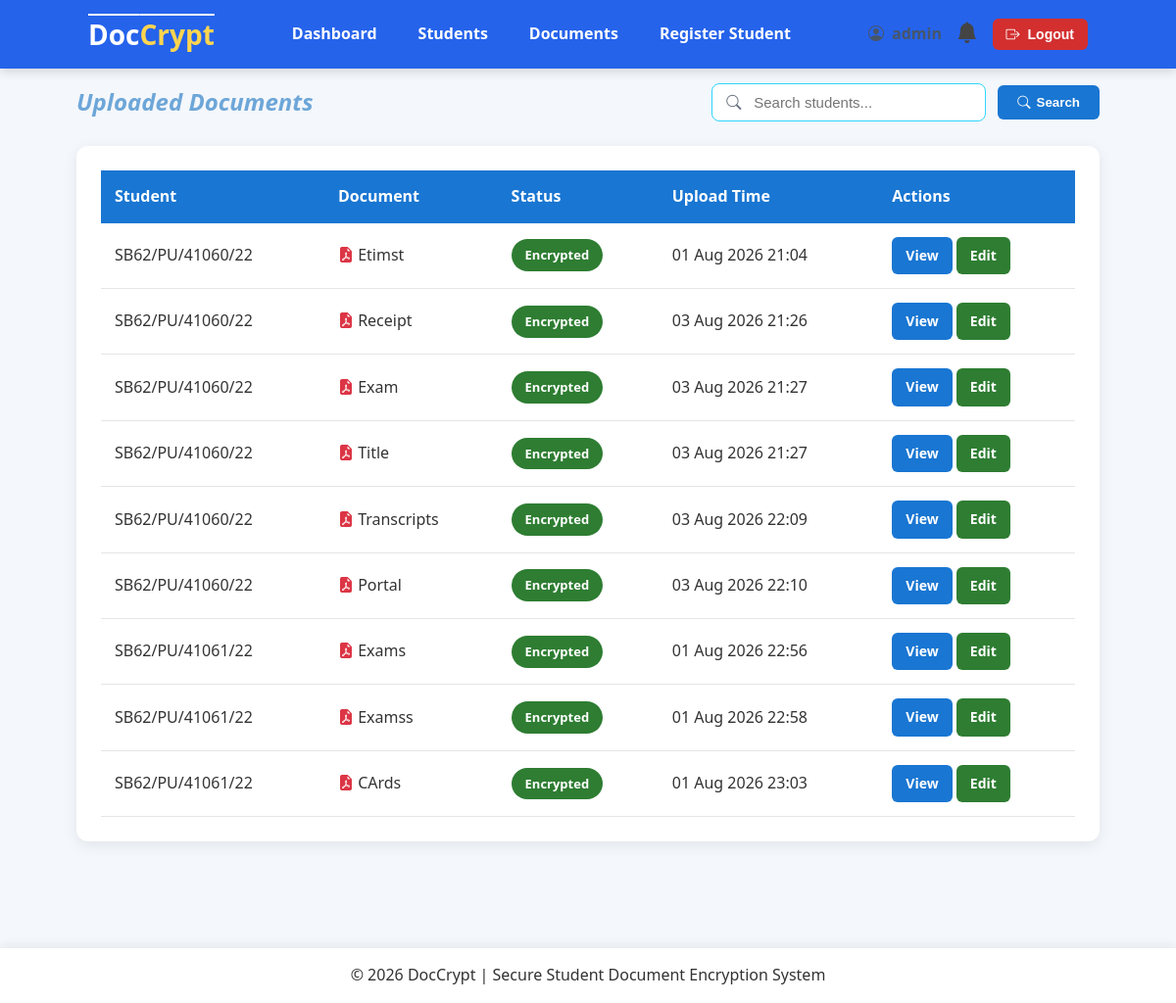
Page /documents/documents/ (signed in) on the committed database.
### documents/models.py (models this page shows, shortened)
class Document(models.Model):
    class Status(models.TextChoices):
        PENDING = "PENDING", "Pending"
        ENCRYPTED = "ENCRYPTED", "Encrypted"
    student = models.ForeignKey(Student, on_delete=models.CASCADE, related_name="documents")
    uploaded_by = models.ForeignKey(CustomUser, on_delete=models.SET_NULL, null=True, related_name="uploaded_documents")
    title = models.CharField( max_length=255)
    original_filename = models.CharField(max_length=255, blank=True)
    original_file = models.FileField(max_length=255, blank=True, upload_to="documents/original/")
    encrypted_file = models.FileField(upload_to="documents/encrypted/", null=True, blank=True)
    encrypted_key = models.BinaryField(null=True, blank=True)
    status = models.CharField(max_length=30, choices=Status.choices, default=Status.PENDING, db_index=True)
    uploaded_at = models.DateTimeField(auto_now_add=True)
    encrypted_at = models.DateTimeField(null=True, blank=True)
    class Meta:
        ordering = ["-uploaded_at"]
        verbose_name = "Document"
        verbose_name_plural = "Documents"

### student/models.py (models this page shows, shortened)
class Student(models.Model):
    class Status(models.TextChoices):
        ACTIVE = "ACTIVE", "Active"
        DEFERRED = "DEFERRED", "Deferred"
        GRADUATED = "GRADUATED", "Graduated"
        DEACTIVATED = "DEACTIVATED", "Deactivated"
    class Year(models.IntegerChoices):
        YEAR_1 = 1 ,"Year 1"
        YEAR_2 = 2, "Year 2"
        YEAR_3 = 3, "Year 3"
        YEAR_4 = 4, "Year 4"
    user = models.OneToOneField(CustomUser,on_delete=models.CASCADE,related_name="student")
    admission_number = models.CharField(max_length=25,unique=True)
    first_name = models.CharField(max_length=50)
    last_name = models.CharField(max_length=50)
    phone_number = models.CharField(max_length=15,blank=True)
    programme = models.CharField(max_length=50)
    department = models.CharField(max_length=50)
    year_of_study = models.IntegerField(choices=Year.choices, default=Year.YEAR_1)
    status = models.CharField(max_length=25,choices=Status.choices, default=Status.ACTIVE)
    created_at = models.DateTimeField(auto_now_add=True)
    class Meta:
        ordering = ["admission_number"]
        verbose_name = "Student"
        verbose_name_plural = "Students"

### documents/views.py (the view, shortened to what this page needs)
# urls.py: path("documents/", views.document_list, name="document_list"),
@login_required
def document_list(request):
    if not request.user.is_admin:
        return render(request, "errors/403.html", status=403)
    documents = Document.objects.select_related("student").all().order_by("student__admission_number")
    query = request.GET.get("q", "")
    paginator = Paginator(documents, 10)
    page_number = request.GET.get("page")
    documents = paginator.get_page(page_number)
    context = {"documents": documents, "query": query}
    return render(request, "documents/documents_list.html", context)

### notifications/context_processors.py (called while the page is built)
def notifications(request):
    if request.user.is_authenticated:
        notifications = Notification.objects.filter(
            recipient=request.user,
            is_read=False,
        ).order_by("-created_at")[:5]
        return {
            'notifications': notifications,
            "notification_count": notifications.count(),
        }
    return {
        "notifications": [],
        "notification_count":0,
    }

### users/models.py (called while the page is built)
    @property
    def is_admin(self):
        return self.role == self.Role.ADMIN or self.is_superuser

### documents/templates/documents/documents_list.html (shortened to what this page needs)
{% extends "users/base.html" %}
{% block content %}
<div class="page-header">
    <div class="page-title">
        <h2>Uploaded Documents</h2>
    </div>
    <div class="page-search">
        <form method="get" class="search-form">
            <div class="search-wrapper">
                <i class="bi bi-search search-icon"></i>
                <input
                    type="text"
                    name="q"
                    value="{{ query }}"
                    placeholder="Search students..."
                    class="search-input">
            </div>
            <button
                type="submit"
                class="btn btn-primary">
                <i class="bi bi-search"></i>
                Search
            </button>
        </form>
    </div>
</div>
<div class="card">
    <table>
        <thead>
            <tr>
                <th>Student</th>
                <th>Document</th>
                <th>Status</th>
                <th>Upload Time</th>
                <th>Actions</th>
            </tr>
        </thead>
        <tbody>
        {% for document in documents %}
            <tr>
                <td>
                    {{ document.student.admission_number }}
                </td>
                <td>
                    <i class="bi bi-file-earmark-pdf-fill text-danger"></i>
                    {{ document.title }}
                </td>
                <td>
                    {% if document.status == "ENCRYPTED" %}
                        <span class="badge badge-success">
                            {{ document.get_status_display }}
                        </span>
                    {% else %}
                        <span class="badge badge-warning">
                            {{ document.get_status_display }}
                        </span>
                    {% endif %}
                </td>
                <td>
                    {{ document.uploaded_at|date:"d M Y H:i" }}
                </td>
                <td>
                    <a href="{% url 'document_detail' document.id %}" class="btn btn-primary btn-small">View</a>
                    <a href="{% url 'edit_document' document.id %}" class="btn btn-success btn-small">Edit</a>
                </td>
            </tr>
        {% empty %}
            <tr>
                <td colspan="5">No uploaded documents.</td>
            </tr>
        {% endfor %}
        </tbody>
    </table>
</div>
{% endblock %}

### static/css/style.css (style rules this page uses)
* { margin:0; padding:0; box-sizing:border-box; }
html { scroll-behavior: smooth; }
body { font-family:"Segoe UI",Tahoma,Geneva,Verdana,sans-serif; background:#f4f7fb; color:#333; line-height:1.6; padding-bottom: 70px; }
h2 { text-align: center; font-style: oblique; color: rgb(109, 166, 216); }
.page-header { display:grid; grid-template-columns: 1fr auto; align-items:center; margin-bottom:25px; margin-top: 15px; }
.page-title { justify-self: start; }
.page-search { justify-self: center; }
.card { background:white; border-radius:12px; padding:25px; margin-bottom:25px; box-shadow:0 4px 15px rgba(0,0,0,.08); }
.btn { display:inline-flex; align-items:center; justify-content:center; gap:8px; padding:10px 20px; border:none; border-radius:6px; cursor:pointer; text-decoration:none; font-weight:600; transition:.3s; }
.btn-primary { background:#1976d2; color:white; width: fit-content; }
.btn-success { background:#2e7d32; color:white; }
.btn-small { padding:8px 14px; font-size:14px; }
table { width:100%; border-collapse:collapse; }
th { background:#1976d2; color:white; padding:14px; text-align:left; }
td { padding:14px; border-bottom:1px solid #e5e5e5; text-align: left; }
table tbody tr { transition: .2s; }
.badge { display:inline-block; padding:6px 14px; border-radius:30px; color:white; font-size:13px; font-weight:600; }
.badge-success { background:#2e7d32; }
form { width:100%; }
input, select, textarea { width:100%; padding:12px; border:1px solid #2fd5ff; border-radius:8px; font-size:15px; box-sizing:border-box; transition:.3s; }
.search-form { display:flex; align-items:center; gap:12px; }
.search-wrapper { position:relative; }
.search-icon { position:absolute; left:15px; top:50%; transform:translateY(-50%); color:#6b7280; font-size:0.95rem; }
.search-input { padding:10px 15px 10px 42px; width:280px; }
.search-form .btn { display:flex; align-items:center; gap:6px; }
.text-danger { color:#dc3545; }

### rows in the picture
Document: student.admission_number "SB62/PU/41060/22", title "Etimst", status "Encrypted", uploaded_at "01 Aug 2026 21:04"
Document: student.admission_number "SB62/PU/41060/22", title "Receipt", status "Encrypted", uploaded_at "03 Aug 2026 21:26"
Document: student.admission_number "SB62/PU/41060/22", title "Exam", status "Encrypted", uploaded_at "03 Aug 2026 21:27"
Document: student.admission_number "SB62/PU/41060/22", title "Title", status "Encrypted", uploaded_at "03 Aug 2026 21:27"
Document: student.admission_number "SB62/PU/41060/22", title "Transcripts", status "Encrypted", uploaded_at "03 Aug 2026 22:09"
Document: student.admission_number "SB62/PU/41060/22", title "Portal", status "Encrypted", uploaded_at "03 Aug 2026 22:10"
Document: student.admission_number "SB62/PU/41061/22", title "Exams", status "Encrypted", uploaded_at "01 Aug 2026 22:56"
Document: student.admission_number "SB62/PU/41061/22", title "Examss", status "Encrypted", uploaded_at "01 Aug 2026 22:58"
Document: student.admission_number "SB62/PU/41061/22", title "CArds", status "Encrypted", uploaded_at "01 Aug 2026 23:03"
